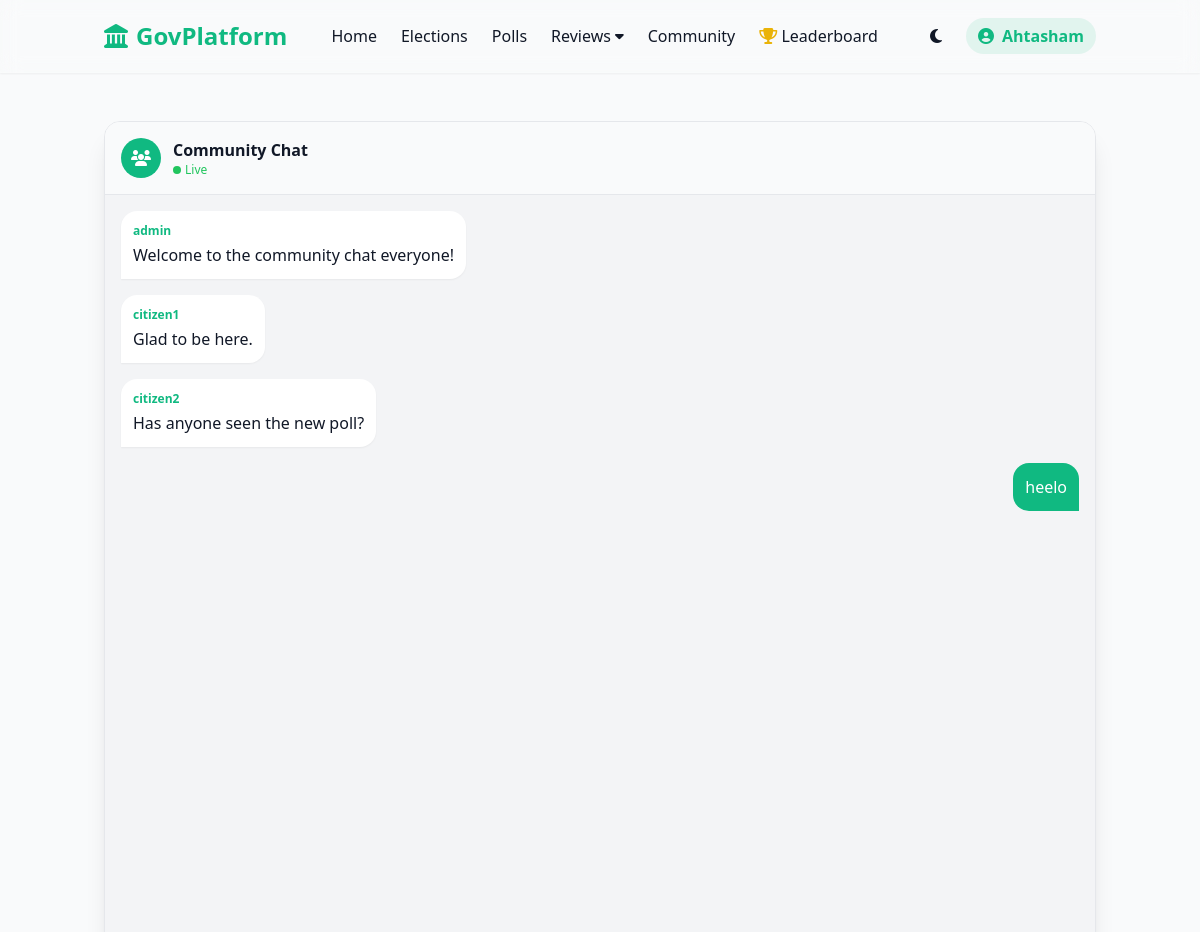
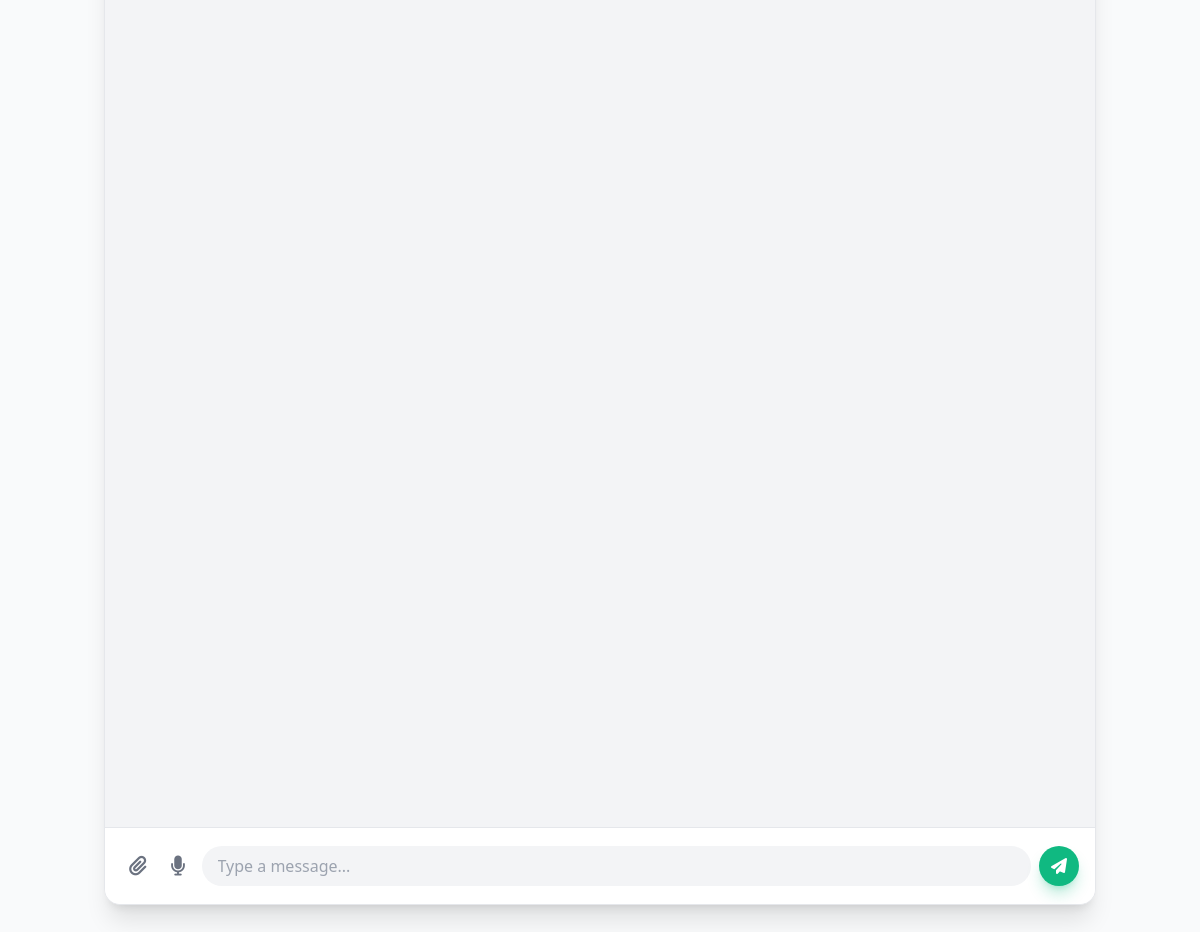
The app's page /chat/ (signed in) with its own data (2 pictures, top to bottom).
### models.py (models this page shows)
class User(db.Model, UserMixin):
    id = db.Column(db.Integer, primary_key=True)
    username = db.Column(db.String(20), unique=True, nullable=False)
    password_hash = db.Column(db.String(60), nullable=False)
    role = db.Column(db.String(10), default='user') # 'user' or 'admin'
    points = db.Column(db.Integer, default=0) # Activity score
    reviews = db.relationship('Review', backref='author', lazy=True)
    chat_messages = db.relationship('ChatMessage', backref='author', lazy=True)

class ChatMessage(db.Model):
    id = db.Column(db.Integer, primary_key=True)
    user_id = db.Column(db.Integer, db.ForeignKey('user.id'), nullable=False)
    message_type = db.Column(db.String(20), default='text') # 'text', 'image', 'audio'
    content = db.Column(db.Text, nullable=False) # text content or file URL
    timestamp = db.Column(db.DateTime, default=datetime.utcnow)

### routes/chat.py (the view)
@chat_bp.route('/')
@login_required
def index():
    messages = ChatMessage.query.order_by(ChatMessage.timestamp.asc()).limit(50).all()
    message_data = []
    for m in messages:
        message_data.append({
            'username': m.author.username,
            'content': m.content,
            'type': m.message_type,
            'is_me': m.user_id == current_user.id
        })
    return render_template('chat/index.html', messages=message_data)

### models.py (called while the page is built)
@login_manager.user_loader
def load_user(user_id):
    return User.query.get(int(user_id))

### templates/chat/index.html (shortened to what this page needs)
{% extends "base.html" %}
{% block content %}
<div class="container mx-auto px-4 py-8 h-[calc(100vh-100px)]">
    <div class="bg-white dark:bg-darkCard rounded-2xl shadow-xl border dark:border-gray-800 flex flex-col h-full max-w-5xl mx-auto overflow-hidden">
        <div class="p-4 border-b dark:border-gray-800 bg-gray-50 dark:bg-darkBg flex items-center justify-between">
            <div class="flex items-center gap-3">
                <div class="w-10 h-10 rounded-full bg-primary text-white flex items-center justify-center font-bold">
                    <i class="fa-solid fa-users"></i>
                </div>
                <div>
                    <h2 class="font-bold dark:text-white">Community Chat</h2>
                    <p class="text-xs text-green-500 flex items-center gap-1"><span class="w-2 h-2 rounded-full bg-green-500 inline-block"></span> Live</p>
                </div>
            </div>
        </div>
        <div id="chat-messages" class="flex-1 overflow-y-auto p-4 space-y-4 bg-gray-100 dark:bg-[#0b1121]">
            {% for msg in messages %}
                <div class="flex {% if msg.is_me %}justify-end{% endif %}">
                    <div class="max-w-[75%] rounded-2xl p-3 {% if msg.is_me %}bg-primary text-white rounded-br-none{% else %}bg-white dark:bg-darkCard text-gray-900 dark:text-gray-100 rounded-bl-none shadow-sm{% endif %}">
                        {% if not msg.is_me %}
                            <p class="text-xs font-bold text-primary mb-1">{{ msg.username }}</p>
                        {% endif %}
                        {% if msg.type == 'text' %}
                            <p>{{ msg.content }}</p>
                        {% elif msg.type == 'image' %}
                            <img src="{{ msg.content }}" class="rounded-lg max-w-full h-auto mt-2" alt="Uploaded Image">
                        {% elif msg.type == 'audio' %}
                            <audio controls class="mt-2 outline-none h-10 w-full max-w-[200px]">
                                <source src="{{ msg.content }}" type="audio/webm">
                                Your browser does not support audio.
                            </audio>
                        {% endif %}
                    </div>
                </div>
            {% endfor %}
        </div>
        <div class="p-4 bg-white dark:bg-darkCard border-t dark:border-gray-800">
            <form id="chat-form" class="flex items-center gap-2">
                <label class="cursor-pointer text-gray-500 hover:text-primary transition-colors p-2">
                    <i class="fa-solid fa-paperclip text-xl"></i>
                </label>
                <button type="button" id="record-btn" class="text-gray-500 hover:text-red-500 transition-colors p-2">
                    <i class="fa-solid fa-microphone text-xl" id="mic-icon"></i>
                </button>
                <input type="text" id="message-input" class="flex-1 px-4 py-2 bg-gray-100 dark:bg-darkBg border-none rounded-full dark:text-white focus:ring-2 focus:ring-primary" placeholder="Type a message...">
                <button type="submit" class="w-10 h-10 rounded-full bg-primary text-white flex items-center justify-center hover:bg-emerald-600 transition-colors shadow-lg shadow-primary/30">
                    <i class="fa-solid fa-paper-plane"></i>
                </button>
            </form>
        </div>
    </div>
</div>
{% endblock %}

### templates/base.html (shortened to what this page needs)
<!DOCTYPE html>
<html lang="en" class="light">
<head>
    <script src="https://cdn.tailwindcss.com"></script>
    <link rel="stylesheet" href="https://cdnjs.cloudflare.com/ajax/libs/font-awesome/6.4.0/css/all.min.css">
</head>
<body class="bg-gray-50 text-gray-900 dark:bg-darkBg dark:text-gray-100 min-h-screen flex flex-col font-sans">
    <nav class="sticky top-0 z-50 glass w-full py-4 shadow-sm">
        <div class="container mx-auto px-4 flex justify-between items-center">
            <a href="{{ url_for('main.index') }}" class="text-2xl font-bold flex items-center gap-2 text-primary">
                <i class="fa-solid fa-landmark text-primary"></i>
                <span>GovPlatform</span>
            </a>
            <div class="hidden md:flex space-x-6 items-center font-medium">
                <a href="{{ url_for('main.index') }}" class="hover:text-primary transition-colors">Home</a>
                <a href="{{ url_for('elections.index') }}" class="hover:text-primary transition-colors">Elections</a>
                <a href="{{ url_for('polls.index') }}" class="hover:text-primary transition-colors">Polls</a>
                <div class="relative group">
                    <button class="hover:text-primary transition-colors flex items-center gap-1">Reviews <i class="fa-solid fa-caret-down text-sm"></i></button>
                </div>
                <a href="{{ url_for('chat.index') }}" class="hover:text-primary transition-colors">Community</a>
                <a href="{{ url_for('main.leaderboard') }}" class="hover:text-primary transition-colors"><i class="fa-solid fa-trophy text-yellow-500"></i> Leaderboard</a>
            </div>
            <div class="flex items-center gap-4">
                <button id="theme-toggle" class="p-2 rounded-full hover:bg-gray-200 dark:hover:bg-gray-700 transition">
                    <i id="theme-icon" class="fa-solid fa-moon"></i>
                </button>
                {% if current_user.is_authenticated %}
                    <div class="relative group">
                        <button class="flex items-center gap-2 bg-primary/10 text-primary px-3 py-1.5 rounded-full font-bold">
                            <i class="fa-solid fa-user-circle"></i> {{ current_user.username }}
                        </button>
                    </div>
                {% endif %}
            </div>
        </div>
    </nav>
    <main class="flex-grow">
        {% block content %}{% endblock %}
    </main>
</body>
</html>

### templates/base.html (style rules this page uses)
body { transition: background-color 0.3s, color 0.3s; }
.glass { background: rgba(255, 255, 255, 0.1); backdrop-filter: blur(10px); border-bottom: 1px solid rgba(255,255,255,0.1); }

### records on screen
User: username "Ahtasham"
User: username "admin"
ChatMessage: content "Welcome to the community chat everyone!"
User: username "citizen1"
ChatMessage: content "Glad to be here."
User: username "citizen2"
ChatMessage: content "Has anyone seen the new poll?"
ChatMessage: content "heelo"
